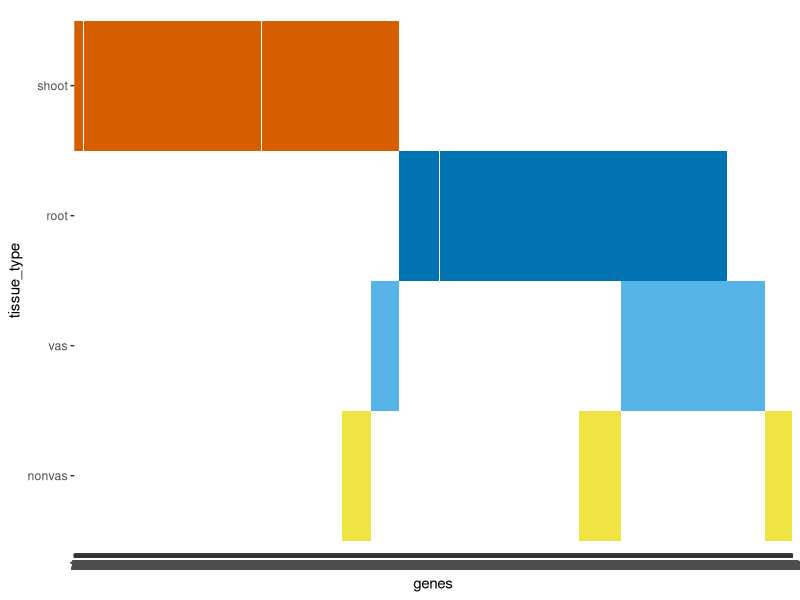

This chart was generated by the following R code:
shoot = cbind("shoot",1:4361)
root = cbind("root",1:4361)
vas = cbind("vas",1:4361)
nonvas = cbind("nonvas",1:4361)
df = rbind(shoot, root,vas,nonvas)

shoot = rbind(data.frame(genes= rep(1,1972)), data.frame(genes= rep(0,2389)),deparse.level = 0)
root = rbind(data.frame(genes=rep(0,1972)), data.frame(genes=rep(2,1995)), data.frame(genes=rep(0,394)))
vascular = rbind(data.frame(genes=rep(0,1804)), data.frame(genes=rep(3,168)), data.frame(genes=rep(0,1351)),data.frame(genes=rep(3,644)),data.frame(genes=rep(3,225)),data.frame(genes=rep(0,169)))
non_vascular=rbind(data.frame(genes=rep(0,1625)), data.frame(genes=rep(4,179)), data.frame(genes=rep(0,168)), data.frame(genes=rep(0,1093)),data.frame(genes=rep(4,258)),data.frame(genes=rep(0,644)),data.frame(genes=rep(0,225)),data.frame(genes=rep(4,169))) 
               
rnaseq= rbind(shoot,root,vascular,non_vascular)  
rnaseq_data=cbind(df,rnaseq)
colnames(rnaseq_data) <- c("tissue_type","genes","score")

rnaseq_data$genes <- factor(rnaseq_data$genes,levels = 1:4361)
rnaseq_data$tissue_type <- factor(rnaseq_data$tissue_type,levels = c("nonvas","vas","root","shoot"))
rnaseq_data$score <- factor(rnaseq_data$score,levels = c(0,1,2,3,4))
library(ggplot2)

col <- c("white", "#D55E00", "#0072B2", "#56B4E9", "#F0E442")
qplot(genes,tissue_type, fill=col[score], data=rnaseq_data, geom="tile") + scale_fill_identity()

col <- c("white", "#D55E00", "#0072B2", "#56B4E9", "#F0E442")